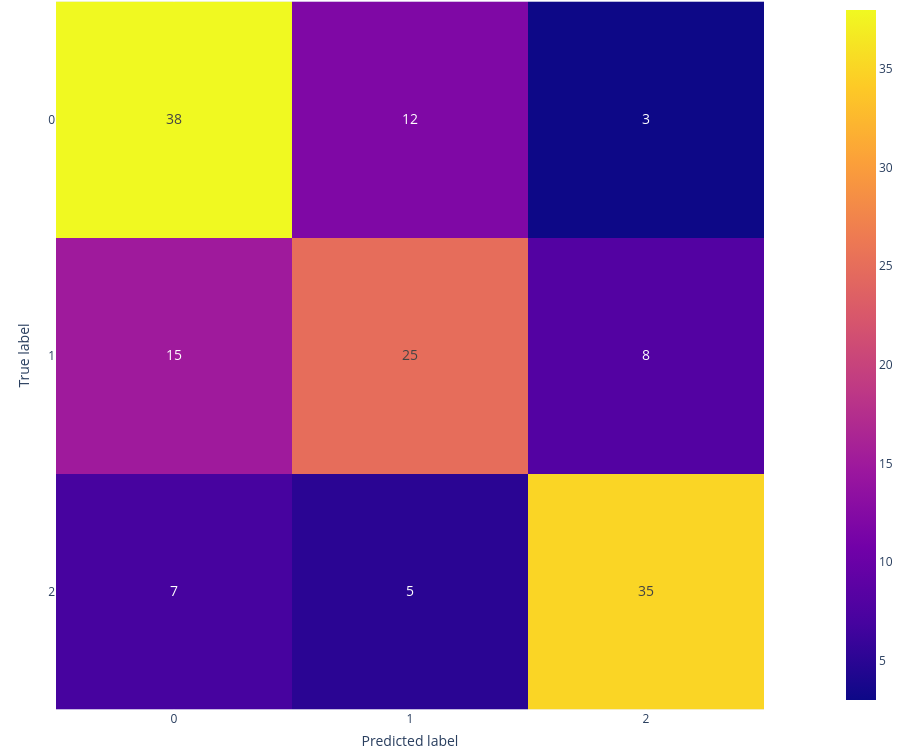

The cell this chart's notebook holds for it:
### Code cell
final_combo = [0, 1, 2, 5, 6, 10, 11]
wine_X_tr_cur = wine_X_tr[:,final_combo]
wine_X_val_cur = wine_X_val[:,final_combo]
knn = KNeighborsClassifier(n_neighbors=5)
utils.confusion(knn,wine_X_tr_cur,wine_y_tr,wine_X_val_cur,wine_y_val,save_file="knn_confusion.svg")

### Figure 1 — Plotly figure (JSON) as saved in the notebook; plotly's stock layout.template omitted (floating-point values rounded to 4 significant figures)
{"data": [{"coloraxis": "coloraxis", "hovertemplate": "x: %{x}<br>y: %{y}<br>color: %{z}<extra></extra>", "name": "0", "textfont": {"size": 14}, "texttemplate": "%{z}", "type": "heatmap", "xaxis": "x", "yaxis": "y", "z": [[38, 12, 3], [15, 25, 8], [7, 5, 35]]}], "layout": {"coloraxis": {"colorscale": [[0, "#0d0887"], [0.1111, "#46039f"], [0.2222, "#7201a8"], [0.3333, "#9c179e"], [0.4444, "#bd3786"], [0.5556, "#d8576b"], [0.6667, "#ed7953"], [0.7778, "#fb9f3a"], [0.8889, "#fdca26"], [1, "#f0f921"]]}, "height": 750, "margin": {"b": 0, "l": 0, "r": 0, "t": 0}, "width": 900, "xaxis": {"anchor": "y", "constrain": "domain", "domain": [0, 1], "dtick": 1, "scaleanchor": "y", "tickmode": "linear", "title": {"text": "Predicted label"}}, "yaxis": {"anchor": "x", "autorange": "reversed", "constrain": "domain", "domain": [0, 1], "dtick": 1, "tickmode": "linear", "title": {"text": "True label"}}}}
